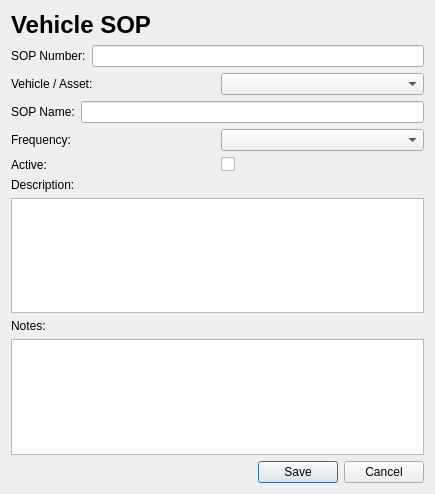
<?xml version="1.0" encoding="UTF-8"?>
<ui version="4.0">
 <class>VehicleSopDialog</class>
 <widget class="QDialog" name="VehicleSopDialog">
  <property name="geometry">
   <rect>
    <x>0</x>
    <y>0</y>
    <width>435</width>
    <height>494</height>
   </rect>
  </property>
  <property name="windowTitle">
   <string>Vehicle SOP</string>
  </property>
  <layout class="QVBoxLayout" name="verticalLayout">
   <item>
    <widget class="QLabel" name="lblTitle">
     <property name="font">
      <font>
       <pointsize>18</pointsize>
       <bold>true</bold>
      </font>
     </property>
     <property name="text">
      <string>Vehicle SOP</string>
     </property>
    </widget>
   </item>
   <item>
    <layout class="QHBoxLayout" name="horizontalLayout">
     <item>
      <widget class="QLabel" name="lblSOPNumber">
       <property name="text">
        <string>SOP Number:</string>
       </property>
      </widget>
     </item>
     <item>
      <widget class="QLineEdit" name="txtSopNumber">
       <property name="readOnly">
        <bool>true</bool>
       </property>
      </widget>
     </item>
    </layout>
   </item>
   <item>
    <layout class="QHBoxLayout" name="horizontalLayout_2">
     <item>
      <widget class="QLabel" name="lblVehicleAsset">
       <property name="text">
        <string>Vehicle / Asset:</string>
       </property>
      </widget>
     </item>
     <item>
      <widget class="QComboBox" name="cmbAsset"/>
     </item>
    </layout>
   </item>
   <item>
    <layout class="QHBoxLayout" name="horizontalLayout_3">
     <item>
      <widget class="QLabel" name="lblSOPName">
       <property name="text">
        <string>SOP Name:</string>
       </property>
      </widget>
     </item>
     <item>
      <widget class="QLineEdit" name="txtSopName"/>
     </item>
    </layout>
   </item>
   <item>
    <layout class="QHBoxLayout" name="horizontalLayout_4">
     <item>
      <widget class="QLabel" name="lblFrequency">
       <property name="text">
        <string>Frequency:</string>
       </property>
      </widget>
     </item>
     <item>
      <widget class="QComboBox" name="cmbFrequency"/>
     </item>
    </layout>
   </item>
   <item>
    <layout class="QHBoxLayout" name="horizontalLayout_5">
     <item>
      <widget class="QLabel" name="lblActive">
       <property name="text">
        <string>Active:</string>
       </property>
      </widget>
     </item>
     <item>
      <widget class="QCheckBox" name="chkActive">
       <property name="text">
        <string/>
       </property>
      </widget>
     </item>
    </layout>
   </item>
   <item>
    <widget class="QLabel" name="lblDescription">
     <property name="text">
      <string>Description:</string>
     </property>
    </widget>
   </item>
   <item>
    <widget class="QPlainTextEdit" name="txtDescription"/>
   </item>
   <item>
    <widget class="QLabel" name="lblNotes">
     <property name="text">
      <string>Notes:</string>
     </property>
    </widget>
   </item>
   <item>
    <widget class="QPlainTextEdit" name="txtNotes"/>
   </item>
   <item>
    <widget class="QDialogButtonBox" name="buttonBox">
     <property name="orientation">
      <enum>Qt::Orientation::Horizontal</enum>
     </property>
     <property name="standardButtons">
      <set>QDialogButtonBox::StandardButton::Cancel|QDialogButtonBox::StandardButton::Save</set>
     </property>
    </widget>
   </item>
  </layout>
 </widget>
 <resources/>
 <connections>
  <connection>
   <sender>buttonBox</sender>
   <signal>accepted()</signal>
   <receiver>VehicleSopDialog</receiver>
   <slot>accept()</slot>
   <hints>
    <hint type="sourcelabel">
     <x>248</x>
     <y>254</y>
    </hint>
    <hint type="destinationlabel">
     <x>157</x>
     <y>274</y>
    </hint>
   </hints>
  </connection>
  <connection>
   <sender>buttonBox</sender>
   <signal>rejected()</signal>
   <receiver>VehicleSopDialog</receiver>
   <slot>reject()</slot>
   <hints>
    <hint type="sourcelabel">
     <x>316</x>
     <y>260</y>
    </hint>
    <hint type="destinationlabel">
     <x>286</x>
     <y>274</y>
    </hint>
   </hints>
  </connection>
 </connections>
</ui>
